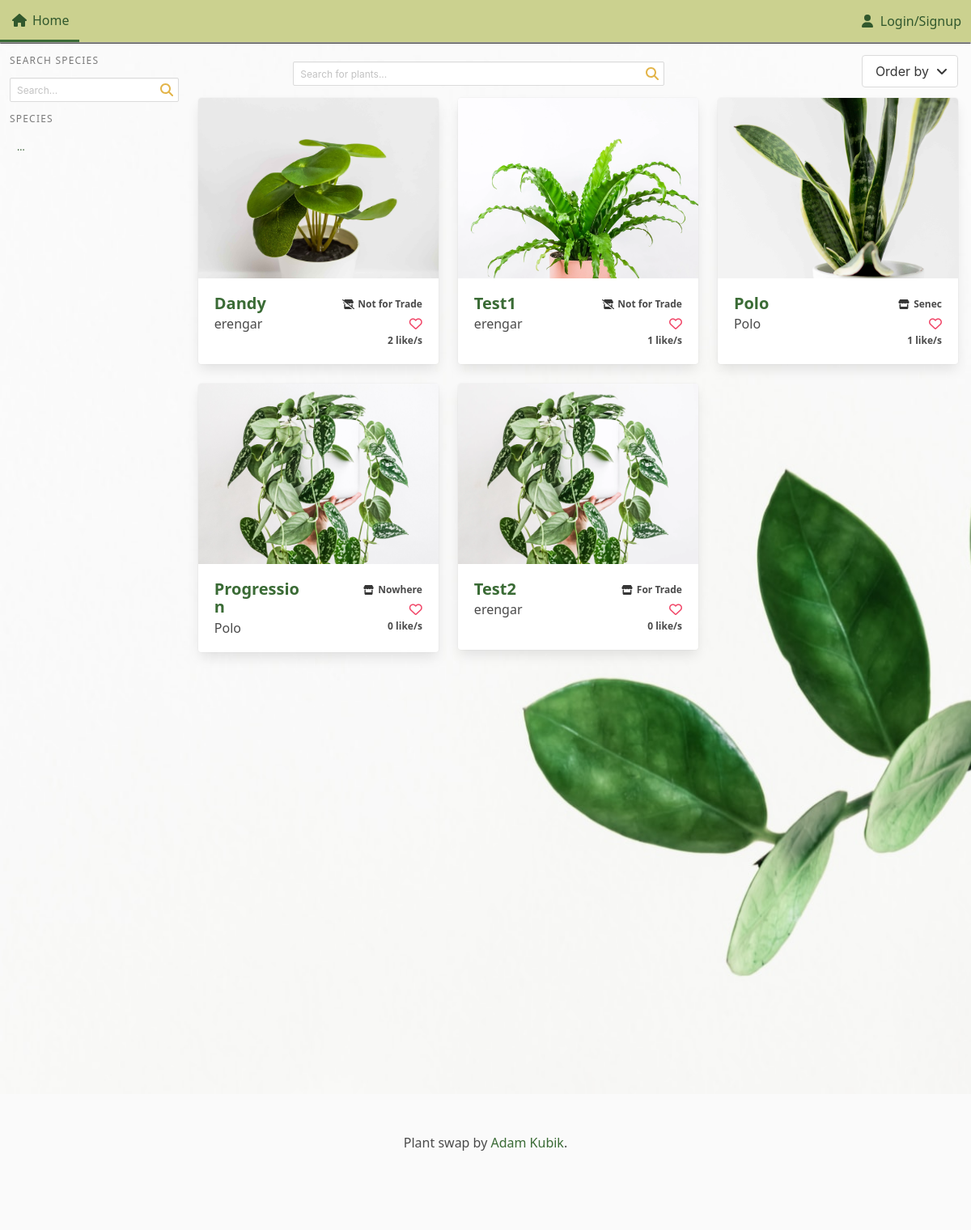
The page / on the database its author committed.
### plant_collection/models.py (models this page shows, shortened)
class Plant(models.Model):
    nick_name = models.CharField(
        max_length=64, validators=[MinLengthValidator(3)], unique=True
    )
    created = models.DateTimeField(auto_now_add=True, null=True, blank=True)
    updated = models.DateTimeField(auto_now=True, null=True, blank=True)
    species = models.ForeignKey(
        Species, on_delete=models.SET_NULL, blank=True, null=True, related_name="plants"
    )
    owner = models.ForeignKey(
        settings.AUTH_USER_MODEL, on_delete=models.CASCADE, related_name="plants"
    )
    slug = models.SlugField(default="bugged-plant")
    for_trade = models.BooleanField(default=False)
    likes = models.ManyToManyField(User, related_name="liked")
    location = models.CharField(max_length=24, blank=True, null=True, default=None, help_text="City, State")
    content = models.TextField(blank=True, null=True, default=None)
    def number_of_likes(self):
        return self.likes.count()

class Image(models.Model):
    plant = models.ForeignKey(Plant, on_delete=models.CASCADE, related_name="picture")
    image = models.ImageField(upload_to="pics")

### plant_collection/views.py (the view)
# urls.py: path('', views.front_page.as_view(), name='front_page'),
class front_page(generic.View):
    template_name = "front_page.html"
    def get(self, request, pagination=1, order ='-likes', specie=None, search=None):
        if 'nick_name' in order:
            order = order.replace('nick_name', 'slug')
        context = {}
        context['search'] = search
        context['tab_signal'] = 'front_page'
        if not cache.get('species'):
            cache.set('species', Species.objects.all()[:34], 60*60*24)
        context['order'] = order
        context["species"] = cache.get('species')
        context["current_page"] = pagination
        context = order_query(request=request, order=order, context=context, specie=specie, search=search)
        if 'slug' in order:
            order = order.replace('slug', 'nick_name')
            context['order'] = order
        return render(request, self.template_name, context)

### plant_collection/templates/front_page.html (shortened to what this page needs)
{% extends "base.html" %}
{% load static %}
{% block header %}
<link rel="stylesheet" href="{% static 'plant_collection/css/like_animation.css' %}">
<link rel="stylesheet" href="{% static 'plant_collection/css/search_bar.css' %}">
<link rel="stylesheet" href="{% static 'plant_collection/css/pagination.css' %}">
{% endblock %}
{% block content %}
<div class='columns is-mobile'>
    {% include "plant_collection/assets/search_species.html" %}
    <div class='column is-11-widescreen is-four-fifth-desktop' id='main-window'>
        <div style='display:flex; gap:1vw; align-items:center;'>
        {% include "plant_collection/assets/general_search_bar.html" %}
        {% include "plant_collection/assets/ordering_dropdown_front_page.html" %}
        </div>
        <section id='plants-dump' class='px-0 pt-0 pr-4'>
            {% include "plant_collection/assets/plants_gallery.html" %}
        </section>
    </div>
</div>
{% endblock %}

### plant_collection/templates/plant_collection/assets/plants_gallery.html (shortened to what this page needs)
{% load cache %}
{% load static %}
<div class='columns is-multiline'>
    {% if plants %}
    {% for plant in plants %}
    <div class='column is-4-desktop is-full-mobile is-3-widescreen is-6-tablet'>
        <div class='card hover'>
            {% if plant.picture.all %}
            <div class='card-image'>
                <figure class='image is-4by3'>
                    <a href="{% url 'plant_collection:plant_view' slug=plant.slug %}">
                        {% if plant.thumbnail %}
                        <img src="{{ plant.thumbnail.image.image.url }}" alt="Picture of a plant" loading='lazy' class="cover">
                        {% else %}
                        <img src="{{ plant.picture.all.0.image.url }}" alt="Picture of a plant" loading='lazy' class="cover">
                        {% endif %}
                    </a>
                </figure>
            </div>
            {% endif %}
            <div class='card-content columns is-mobile' style='margin:0; padding:0.5rem;'>
                <div class='column is-6'>
                    <div class='title is-size-4-widescreen is-size-4-touch is-size-5-desktop'>
                        <a href="{% url 'plant_collection:plant_view' slug=plant.slug %}">{{plant.nick_name}}</a>
                    </div>
                    <div class='subtitle is-size-6-widescreen is-size-6-touch is-size-6-desktop'>
                        {% if user == plant.owner or not user.is_authenticated %}
                        <span>{{plant.owner}}</span>
                        {% else %}
                        <span class='icon-text'>
                            <span>{{plant.owner}}</span>
                            <a href="{% url 'accounts:write_message' name=plant.owner %}" class="icon"><img src="{% static 'plant_collection/icons/envelope.svg' %}"></a>
                        </span>
                        {% endif %}
                    </div>
                </div>
                <div class='column is-6'>
                    <div class='has-text-right'>
                        {% if plant.for_trade %}
                        <span class='icon-text has-text-weight-semibold is-size-7-desktop is-size-7-touch'>
                            <span class='icon'>
                                <img src="{% static 'plant_collection/icons/trade.svg' %}">
                            </span>
                            {% if plant.location %}
                            {{plant.location}}
                            {% else %}
                            For Trade
                            {% endif %}
                        </span>
                        {% else %}
                        <span class='icon-text has-text-weight-semibold is-size-7-desktop is-size-7-touch'>
                            <span class='icon'>
                                <img src="{% static 'plant_collection/icons/no_trade.svg' %}">
                            </span>
                            Not for Trade
                        </span>
                        {% endif %}
                    </div>
                    <div class='has-text-right'>
                        {% if not user in plant.likes.all %}
                        <div>
                            <a class='heart' role='button' tabindex=0 data-plant='{{ plant.id }}' data-user='{{ user }}'><i class="fa-regular fa-heart has-text-danger"></i></a>
                        </div>
                        {% elif user in plant.likes.all %}
                        <div>
                            <a class='heart' role='button' tabindex=0 data-plant='{{ plant.id }}' data-user='{{ user }}'><i class="fa-solid fa-heart has-text-danger"></i></a>
                        </div>
                        {% endif %}
                        <div class='number_likes is-size-7 has-text-weight-bold' data-plant='{{ plant.id }}'>
                            {{ plant.number_of_likes }} like/s
                        </div>
                    </div>
                </div>
            </div>
        </div>
    </div>
    {% empty %}
    <div class='column is-3-desktop is-full-mobile'>
        No plants :(
    </div>
    {% endfor %}
    {% endif %}
</div>

### plant_collection/static/plant_collection/css/coloring.css (style rules this page uses)
a { color: #3A6B35 ; }

### plant_collection/static/plant_collection/css/more_base.css (style rules this page uses)
body { font-family: Calibri, Candara, Segoe, Segoe UI, Optima, Arial, sans-serif; }
html { scrollbar-width: thin; scrollbar-color: #4A4A4A #EDEDED; }

### plant_collection/static/plant_collection/css/object_fit.css (style rules this page uses)
.cover { object-fit: cover; }

### rows shown on the page
Plant: picture.all.0.image (picture), nick_name "Dandy", owner "erengar", for_trade False (drawn), number_of_likes "2"
Plant: picture.all.0.image (picture), nick_name "Test1", owner "erengar", for_trade False (drawn), number_of_likes "1"
Plant: picture.all.0.image (picture), nick_name "Polo", owner "Polo", for_trade True (drawn), location "Senec", number_of_likes "1"
Plant: picture.all.0.image (picture), nick_name "Progression", owner "Polo", for_trade True (drawn), location "Nowhere", number_of_likes "0"
Plant: picture.all.0.image (picture), nick_name "Test2", owner "erengar", for_trade True (drawn), location "For Trade", number_of_likes "0"
